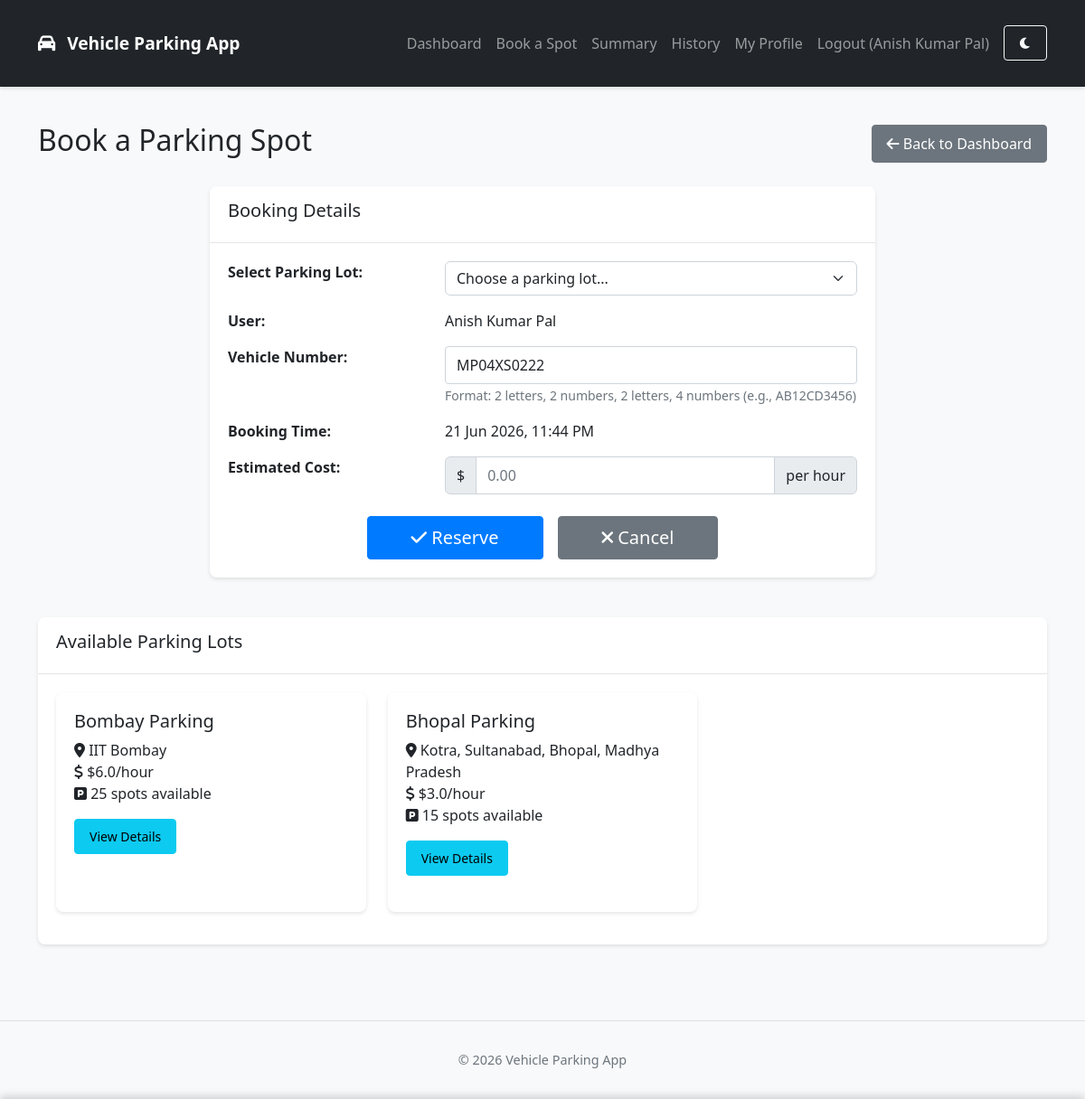
Screenshot of /user/book-spot (signed in) with the database file from the repository.
### backend/models/models.py (models this page shows, shortened)
class User(db.Model, UserMixin):
    __tablename__ = 'users'
    id = db.Column(db.Integer, primary_key=True)
    username = db.Column(db.String(64), unique=True, nullable=False)
    email = db.Column(db.String(120), unique=True, nullable=False)
    password_hash = db.Column(db.String(128), nullable=False)
    phone = db.Column(db.String(20), unique=True, nullable=True)
    full_name = db.Column(db.String(100), nullable=True)
    address = db.Column(db.String(200), nullable=True)
    pin_code = db.Column(db.String(20), nullable=True)
    vehicle_no = db.Column(db.String(20), unique=True, nullable=True)
    is_admin = db.Column(db.Boolean, default=False)
    created_at = db.Column(db.DateTime, default=lambda: datetime.now(IST))
    notification_preference = db.Column(db.String(20), default='email')  # email, gchat, sms
    gchat_email = db.Column(db.String(120), nullable=True)
    reminder_time = db.Column(db.String(5), default='18:00')  # 24-hour format HH:MM
    report_format = db.Column(db.String(10), default='html')  # html or pdf
    last_reminder_date = db.Column(db.Date, nullable=True)  # Track when last reminder was sent
    reservations = db.relationship('ParkingReservation', backref='user', lazy=True, cascade="all, delete-orphan")
    payment_methods = db.relationship('SavedPaymentMethod', backref='user', lazy=True, cascade="all, delete-orphan")

class ParkingLot(db.Model):
    __tablename__ = 'parking_lots'
    id = db.Column(db.Integer, primary_key=True)
    name = db.Column(db.String(100), nullable=False)
    prime_location_name = db.Column(db.String(100), nullable=False)
    price = db.Column(db.Float, nullable=False)
    address = db.Column(db.String(200), nullable=False)
    pin_code = db.Column(db.String(10), nullable=False)
    maximum_number_of_spots = db.Column(db.Integer, nullable=False)
    created_at = db.Column(db.DateTime, default=datetime.now(IST))
    spots = db.relationship('ParkingSpot', backref='lot', lazy=True, cascade="all, delete-orphan")
    @property
    def available_spots(self):
        return len([spot for spot in self.spots if spot.status == 'A'])

class ParkingSpot(db.Model):
    __tablename__ = 'parking_spots'
    id = db.Column(db.Integer, primary_key=True)
    lot_id = db.Column(db.Integer, db.ForeignKey('parking_lots.id'), nullable=False)
    spot_number = db.Column(db.Integer, nullable=False)
    status = db.Column(db.String(1), nullable=False, default='A')  # 'A' for Available, 'O' for Occupied
    created_at = db.Column(db.DateTime, default=datetime.now(IST))
    reservations = db.relationship('ParkingReservation', backref='spot', lazy=True)

### backend/routes/user_routes.py (the view, shortened to what this page needs)
@user.route('/book-spot', methods=['GET', 'POST'])
@login_required
def book_spot():
    available_lots = db.session.query(ParkingLot).join(ParkingSpot).filter(ParkingSpot.status == 'A').group_by(ParkingLot.id).all()
    current_time = datetime.now(IST)
    return render_template('user/book_spot.html', available_lots=available_lots, current_time=current_time)

### backend/services/cache_service.py (called while the page is built)
    def clean_expired(self):
        now = time.time()
        expired_keys = [key for key, (expiry_time, _) in self._cache.items() if expiry_time <= now]
        for key in expired_keys:
            del self._cache[key]
            if self.app:
                self.app.logger.debug(f"Removed expired cache key: {key}")
            else:
                logger.debug(f"Removed expired cache key: {key}")

### frontend/templates/user/book_spot.html (shortened to what this page needs)
{% extends "base.html" %}
{% block content %}
<div class="row">
    <div class="col-md-12">
        <div class="d-flex justify-content-between align-items-center mb-4">
            <h2>Book a Parking Spot</h2>
            <a href="{{ url_for('user.dashboard') }}" class="btn btn-secondary">
                <i class="fas fa-arrow-left"></i> Back to Dashboard
            </a>
        </div>
    </div>
</div>
<div class="row">
    <div class="col-md-8 mx-auto">
        <div class="card">
            <div class="card-header">
                <h5>Booking Details</h5>
            </div>
            <div class="card-body">
                <form method="POST" action="{{ url_for('user.book_spot') }}">
                    <div class="row mb-3">
                        <div class="col-md-4">
                            <label for="lot_id" class="form-label"><strong>Select Parking Lot:</strong></label>
                        </div>
                        <div class="col-md-8">
                            <select class="form-select" id="lot_id" name="lot_id" required>
                                <option value="">Choose a parking lot...</option>
                            </select>
                        </div>
                    </div>
                    <div class="row mb-3">
                        <div class="col-md-4">
                            <strong>User:</strong>
                        </div>
                        <div class="col-md-8">
                            {{ current_user.username }}
                        </div>
                    </div>
                    <div class="row mb-3">
                        <div class="col-md-4">
                            <label for="vehicle_no" class="form-label"><strong>Vehicle Number:</strong></label>
                        </div>
                        <div class="col-md-8">
                            <input type="text" class="form-control" id="vehicle_no" name="vehicle_no"
                                  value="{{ current_user.vehicle_no or '' }}" required
                                  placeholder="Format: AB12CD3456"
                                  pattern="[A-Za-z]{2}[0-9]{2}[A-Za-z]{2}[0-9]{4}"
                                  title="Vehicle number must be in the format: AB12CD3456 (2 letters, 2 numbers, 2 letters, 4 numbers)">
                            <small class="form-text text-muted">Format: 2 letters, 2 numbers, 2 letters, 4 numbers (e.g., AB12CD3456)</small>
                        </div>
                    </div>
                    <div class="row mb-3">
                        <div class="col-md-4">
                            <strong>Booking Time:</strong>
                        </div>
                        <div class="col-md-8">
                            {{ current_time.strftime('%d %b %Y, %I:%M %p') }}
                        </div>
                    </div>
                    <div class="row mb-3">
                        <div class="col-md-4">
                            <label class="form-label"><strong>Estimated Cost:</strong></label>
                        </div>
                        <div class="col-md-8">
                            <div class="input-group">
                                <span class="input-group-text">$</span>
                                <input type="text" class="form-control" id="estimated_cost" readonly placeholder="0.00">
                                <span class="input-group-text">per hour</span>
                            </div>
                        </div>
                    </div>
                    <div class="row mt-4">
                        <div class="col-md-12">
                            <div class="d-flex justify-content-center gap-3">
                                <button type="submit" class="btn btn-primary btn-lg px-5">
                                    <i class="fas fa-check"></i> Reserve
                                </button>
                                <a href="{{ url_for('user.dashboard') }}" class="btn btn-secondary btn-lg px-5">
                                    <i class="fas fa-times"></i> Cancel
                                </a>
                            </div>
                        </div>
                    </div>
                </form>
            </div>
        </div>
    </div>
</div>
<div class="row mt-4">
    <div class="col-md-12">
        <div class="card">
            <div class="card-header">
                <h5>Available Parking Lots</h5>
            </div>
            <div class="card-body">
                <div class="row">
                    {% for lot in available_lots %}
                    <div class="col-md-4 mb-3">
                        <div class="card h-100">
                            <div class="card-body">
                                <h5 class="card-title">{{ lot.name }}</h5>
                                <p class="card-text">
                                    <i class="fas fa-map-marker-alt"></i> {{ lot.prime_location_name }}<br>
                                    <i class="fas fa-dollar-sign"></i> ${{ lot.price }}/hour<br>
                                    <i class="fas fa-parking"></i> {{ lot.available_spots }} spots available
                                </p>
                                <a href="#" class="btn btn-sm btn-info" data-bs-toggle="modal" data-bs-target="#lotModal{{ lot.id }}">
                                    View Details
                                </a>
                            </div>
                        </div>
                    </div>
                    {% endfor %}
                </div>
            </div>
        </div>
    </div>
</div>
{% endblock %}

### frontend/templates/base.html (shortened to what this page needs)
<!DOCTYPE html>
<html lang="en">
<head>
    <link href="https://cdn.jsdelivr.net/npm/bootstrap@5.2.3/dist/css/bootstrap.min.css" rel="stylesheet">
    <link rel="stylesheet" href="https://cdnjs.cloudflare.com/ajax/libs/font-awesome/6.0.0-beta3/css/all.min.css">
    <link rel="stylesheet" href="{{ url_for('static', filename='css/style.css') }}">
</head>
<body>
    <nav class="navbar navbar-expand-lg navbar-dark bg-dark">
        <div class="container">
            <a class="navbar-brand" href="{{ url_for('index') }}">
                <i class="fas fa-car"></i> Vehicle Parking App
            </a>
            <div class="collapse navbar-collapse" id="navbarNav">
                <ul class="navbar-nav ms-auto">
                    {% if current_user.is_authenticated %}
                        {% if current_user.is_admin %}
                            <li class="nav-item">
                                <a class="nav-link" href="{{ url_for('admin.dashboard') }}">Dashboard</a>
                            </li>
                            <li class="nav-item">
                                <a class="nav-link" href="{{ url_for('admin.summary') }}">Summary</a>
                            </li>
                            <li class="nav-item">
                                <a class="nav-link" href="{{ url_for('admin.parking_lots') }}">Parking Lots</a>
                            </li>
                            <li class="nav-item">
                                <a class="nav-link" href="{{ url_for('admin.view_users') }}">Users</a>
                            </li>
                            <li class="nav-item">
                                <a class="nav-link" href="{{ url_for('admin.search') }}">
                                    <i class="fas fa-search me-1"></i>Search
                                </a>
                            </li>
                            <li class="nav-item">
                                <a class="nav-link" href="{{ url_for('admin.edit_profile') }}">My Profile</a>
                            </li>
                        {% else %}
                            <li class="nav-item">
                                <a class="nav-link" href="{{ url_for('user.dashboard') }}">Dashboard</a>
                            </li>
                            <li class="nav-item">
                                <a class="nav-link" href="{{ url_for('user.book_spot') }}">Book a Spot</a>
                            </li>
                            <li class="nav-item">
                                <a class="nav-link" href="{{ url_for('user.summary') }}">Summary</a>
                            </li>
                            <li class="nav-item">
                                <a class="nav-link" href="{{ url_for('user.view_history') }}">History</a>
                            </li>
                            <li class="nav-item">
                                <a class="nav-link" href="{{ url_for('user.edit_profile') }}">My Profile</a>
                            </li>
                        {% endif %}
                        <li class="nav-item">
                            <a class="nav-link" href="{{ url_for('auth.logout') }}">Logout ({{ current_user.username }})</a>
                        </li>
                    {% endif %}
                    <li class="nav-item">
                        <button id="dark-mode-toggle" class="btn btn-sm btn-outline-light ms-2" title="Toggle Dark Mode">
                            <i class="fas fa-moon"></i>
                        </button>
                    </li>
                </ul>
            </div>
        </div>
    </nav>
    <div class="container mt-4">
        {% block content %}{% endblock %}
    </div>
    <footer class="footer mt-5 py-3 bg-light">
        <div class="container text-center">
            <span class="text-muted">© <span class="year">2025</span> Vehicle Parking App</span>
        </div>
    </footer>
</body>
</html>

### frontend/static/css/style.css (style rules this page uses)
body { background-color: #f8f9fa; min-height: 100vh; display: flex; flex-direction: column; font-family: 'Segoe UI', Roboto, 'Helvetica Neue', Arial, sans-serif; padding-bottom: env(safe-area-inset-bottom); }
.container { flex: 1; padding-top: 1rem; padding-bottom: 1rem; }
.card { box-shadow: 0 2px 4px rgba(0, 0, 0, 0.1); margin-bottom: 20px; border: none; border-radius: 8px; overflow: hidden; }
.card-header { background-color: #fff; border-bottom: 1px solid rgba(0, 0, 0, 0.1); padding: 15px 20px; font-weight: 600; }
.card-body { padding: 20px; }
.btn { border-radius: 4px; padding: 8px 16px; font-weight: 500; transition: all 0.2s ease; touch-action: manipulation; }
.btn-primary { background-color: #007bff; border-color: #007bff; }
.navbar { box-shadow: 0 2px 4px rgba(0, 0, 0, 0.1); padding: 0.75rem 1rem; }
.navbar-brand { font-weight: 600; font-size: 1.2rem; }
.navbar-brand i { margin-right: 8px; }
.footer { background-color: #f8f9fa; padding: 20px 0; margin-top: auto; border-top: 1px solid rgba(0, 0, 0, 0.1); font-size: 0.9rem; }
.form-control { border-radius: 4px; padding: 0.5rem 0.75rem; font-size: 1rem; }
* { -webkit-tap-highlight-color: rgba(0,0,0,0); }

### rows the page displays
User: username "Anish Kumar Pal", vehicle_no "MP04XS0222"
ParkingLot: name "Bombay Parking", prime_location_name "IIT Bombay", price "6.0", available_spots "25"
ParkingLot: name "Bhopal Parking", prime_location_name "Kotra, Sultanabad, Bhopal, Madhya Pradesh", price "3.0", available_spots "15"
